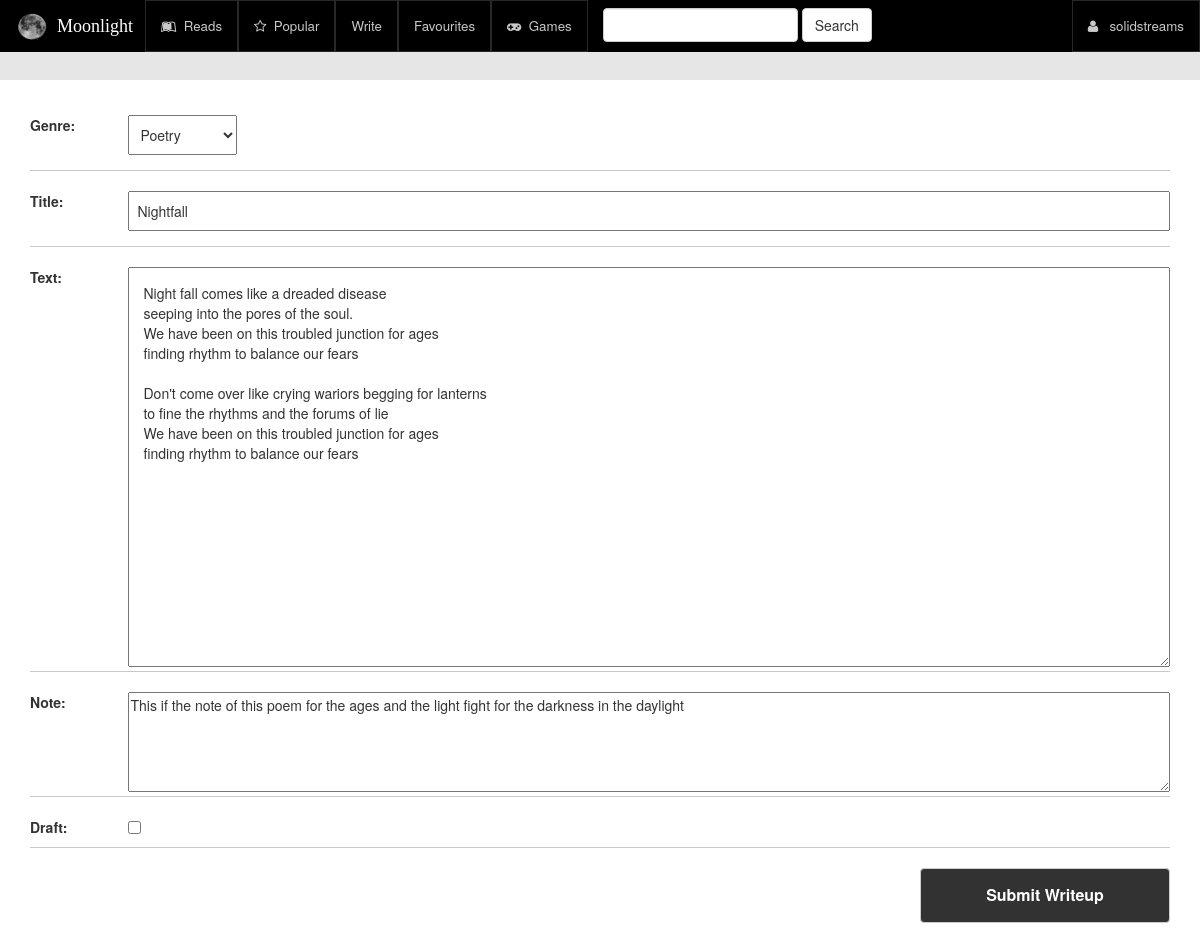
The app's page /edit/1 (signed in) with its own data.
### writeups/models.py (models this page shows, shortened)
class Writeup(models.Model):
    genre = models.ForeignKey(Genre, on_delete=models.CASCADE)
    author = models.ForeignKey(User, on_delete=models.CASCADE)
    title = models.CharField(max_length=250)
    text = models.TextField()
    note = models.TextField(blank=True)
    draft = models.BooleanField(default=False, help_text="Do you want to save this writeup as draft?")
    time = models.DateTimeField(auto_now_add=True)
    likes = models.IntegerField(default=0, blank=False)
    favourites = models.IntegerField(default=0, blank=False)
    comments = models.IntegerField(default=0, blank=False)
    views = models.IntegerField(default=0, blank=False)

### writeups/views.py (the view)
# urls.py: path('edit/<pk>', views.EditWriteup.as_view(), name='edit'),
@method_decorator(login_required, name='get')
@method_decorator(login_required, name='post')
class EditWriteup(UpdateView):
    model = Writeup
    fields = ['genre', 'title', 'text', 'note', 'draft']
    template_name = 'writeups/writeup_edit_form.html'

### writeups/models.py (called while the page is built)
    def __str__(self):
        return self.name

### writeups/templates/writeups/writeup_edit_form.html (shortened to what this page needs)
{% extends 'writeups/base.html'%}
{% load static %}
{%block css%}
   <link rel="stylesheet" href="{% static 'writeups/css/write.css' %}" />
{%endblock%}
{% block mainBody %}
    <div class="writeup-body">
        <form method="post">
            <div class="form-content">
                {% for field in form %}
                <div class="eachElement">
                    <div class="row">
                        <div class='col-xs-2 col-sm-1 col-md-1 col-lg-1 label-cont'><label > {{ field.label_tag }} </label> </div>
                        <div class='col-xs-10 col-sm-11 col-md-11 col-lg-11 input-cont'> {{ field }} </div>
                    </div>
                </div>
                {% endfor %}
                <div class="submit-cont">
                    <input type="submit" value="Submit Writeup" class="btn btn-default writeup-submit"/>
                </div>
        </form>
    </div>
{% endblock %}

### writeups/templates/writeups/base.html (shortened to what this page needs)
<!DOCTYPE html>
{% load static %}
<html lang="en" dir="ltr">
  <head>
    <link rel='stylesheet' href="{% static 'writeups/fonts/font-awesome.css' %}" />
    <link rel="stylesheet" href="{% static 'writeups/css/bootstrap.min.css' %}" />
    <link rel="stylesheet" href="{% static 'writeups/css/bootstrap.css' %}" />
    <link rel="stylesheet" href="{% static 'writeups/css/base.css' %}" />
    {%block css%}
    {%endblock%}
  </head>
  <body>
      <div class="navbar navbar-default navbar-fixed-top">
        <div class="container-fluid">
            <div class="navbar-header">
              <div class="navbar-brand">
                <a href='#' class='nav-link'>
                    <img src="{% static 'writeups/images/logo.png' %}" class="logo-img" width="40px" height="30px" />
                    <span class='brand-name'> Moonlight </span>
                </a>
              </div>
            </div>
            <div class="collapse navbar-collapse" id="menuList">
              <ul class="nav navbar-nav">
                  <li><a href="{% url 'writeups:read' 'all' 'recent' %}"> <span class="fa fa-leanpub"></span>&nbsp Reads </a></li>
                  <li><a href="{% url 'writeups:popular' 'all' %}"><span class="fa fa-star-o"></span>&nbsp Popular </a></li>
                  <li><a href="{% url 'writeups:write' %}"> Write </a></li>
                  <li><a href="{% url 'writeups:favourites' 'all' %}"> Favourites </a></li>
                  <li><a href="#"> <span class="fa fa-gamepad"></span>&nbsp Games </a></li>
              </ul>
              <form class="navbar-form navbar-left" role="search" action="#" method="post">
                <div class="form-group">
                  <input type="text" name="" class='form-control' value="" />
                </div>
                <button type="button" name="button" class="btn btn-default"> Search </button>
              </form>
              <ul class='nav navbar-nav navbar-right'>
                {% if user.is_authenticated %}
                  <li class="dropdown">
                    <a href="{% url 'writeups:dashboard' user.username %}"> <span class="fa fa-user"> </span> &nbsp {{user.username}} </a>
                  </li>
                {% else %}
                  <li> <a href="{% url 'writeups:login' %}"> Login </a> </li>
                {% endif %}
              </ul>
            </div>
        </div>
      </div>
	  <div class="container-fluid main-cont">
		<div class="main-body-subcont">
			<div class="section-header"> {% block head_title %}{% endblock %} </div>
			<div class="body-body col-sx-12 col-sm-12 col-md-12 col-lg-12">
        {% block mainBody %}
        {% endblock %}
			</div>
		</div>
	  </div>
</body>

### writeups/static/writeups/css/base.css (style rules this page uses)
a { text-decoration: none; }
.navbar-default { background-color: rgb(0, 0, 0); margin-bottom: 0px; }
.navbar-brand { padding: 12px; }
.brand-name { color: white; font-family: cursive; }
.nav-link { text-decoration: none; }
.navbar-nav > li > a { color: rgb(200, 200, 200) !important; border: 1px solid rgba(100, 100, 100, 0.4); font-size: 10pt; font-weight: lighter; }
.navbar-form { margin-top: 0px; padding-top: 8px; }
.main-cont { position: absolute; top: 50px; left: 0px; right: 0px; padding: 0px; }
.section-header { font-size: 10pt; background-color: rgba(230, 230, 230, 1); padding: 15px; }

### writeups/static/writeups/css/write.css (style rules this page uses)
a { text-decoration: none; }
.writeup-body { padding: 15px; }
.eachElement { margin-top: 20px; margin-bottom: 20px; border-bottom: 1px solid rgb(200, 200, 200) }
#id_text { width: 100%; height: 400px; padding: 15px; }
.eachElement input[type=text] { padding: 8px; width: 100%; margin-bottom:15px; }
.eachElement select { padding: 8px; margin-bottom:15px; }
#id_note { width: 100%; height: 100px; }
.writeup-submit { width: 250px; padding: 15px; font-size: 12pt; font-weight: bolder; background-color: rgb(50, 50, 50); color: white; margin-bottom: 50px; float: right; }

### records on screen
Writeup: form "Poetry" "Nightfall" "Night fall comes like a dreaded disease seeping into the pores of the soul. We have been on this troubled junction for ages finding rhythm to balance our fears Don't come over like crying wariors begging for lanterns to fine the rhythms and the forums of lie We have been on this troubled junction for ages finding rhythm to balance our fears" "This if the note of this poem for the ages and the light fight for the darkness in the daylight"

### other values on screen
{{ user.username }} "solidstreams"
{{ field.label_tag }} "Genre:" "Title:" "Text:" "Note:" "Draft:"
